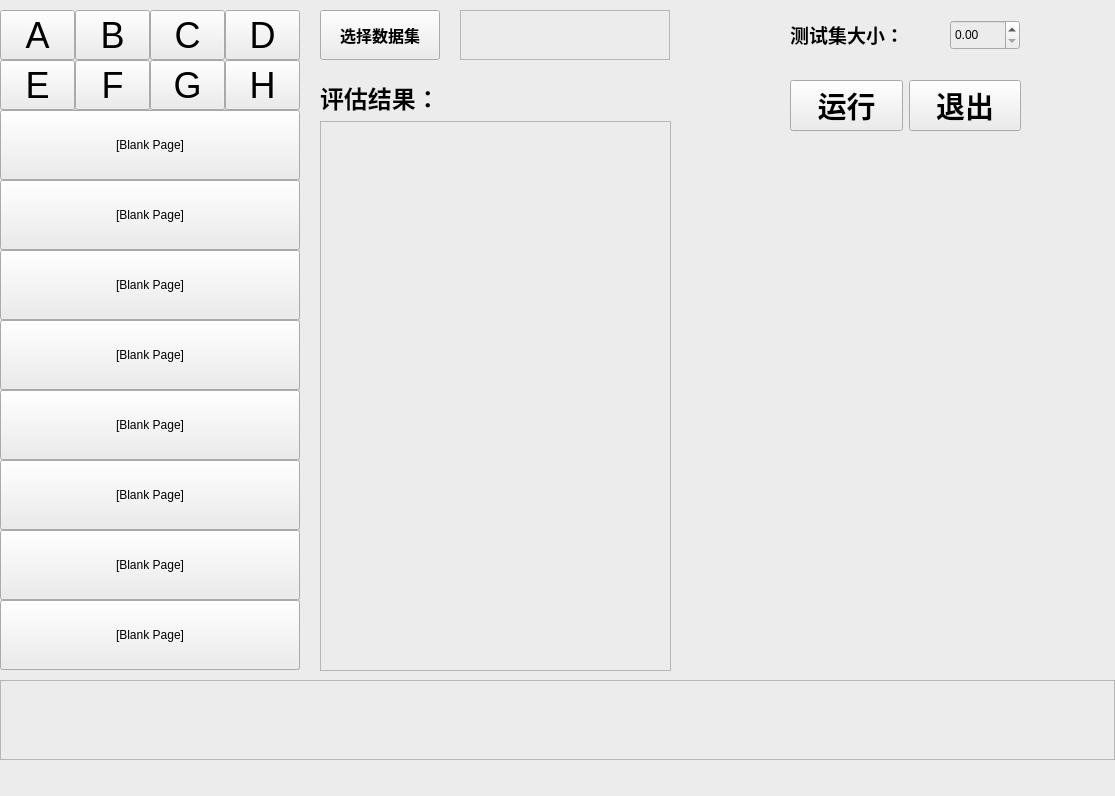
<?xml version="1.0" encoding="UTF-8"?>
<ui version="4.0">
 <class>MainWindow</class>
 <widget class="QMainWindow" name="MainWindow">
  <property name="geometry">
   <rect>
    <x>0</x>
    <y>0</y>
    <width>1115</width>
    <height>796</height>
   </rect>
  </property>
  <property name="maximumSize">
   <size>
    <width>1115</width>
    <height>796</height>
   </size>
  </property>
  <property name="windowTitle">
   <string>线性回归</string>
  </property>
  <property name="styleSheet">
   <string notr="true">background-color: rgb(236, 236, 236);</string>
  </property>
  <widget class="QWidget" name="centralwidget">
   <widget class="QLabel" name="lbl_img">
    <property name="geometry">
     <rect>
      <x>680</x>
      <y>170</y>
      <width>420</width>
      <height>500</height>
     </rect>
    </property>
    <property name="mouseTracking">
     <bool>true</bool>
    </property>
    <property name="styleSheet">
     <string notr="true">border-color: rgb(211, 211, 211);</string>
    </property>
    <property name="text">
     <string/>
    </property>
    <property name="scaledContents">
     <bool>true</bool>
    </property>
   </widget>
   <widget class="QGroupBox" name="group_9_to_16">
    <property name="geometry">
     <rect>
      <x>0</x>
      <y>110</y>
      <width>300</width>
      <height>560</height>
     </rect>
    </property>
    <widget class="QPushButton" name="pushButton_16">
     <property name="geometry">
      <rect>
       <x>0</x>
       <y>490</y>
       <width>300</width>
       <height>70</height>
      </rect>
     </property>
     <property name="maximumSize">
      <size>
       <width>400</width>
       <height>100</height>
      </size>
     </property>
     <property name="font">
      <font>
       <family>Arial</family>
       <pointsize>9</pointsize>
      </font>
     </property>
     <property name="mouseTracking">
      <bool>false</bool>
     </property>
     <property name="styleSheet">
      <string notr="true">border-color: rgb(198, 198, 198);</string>
     </property>
     <property name="inputMethodHints">
      <set>Qt::ImhNone</set>
     </property>
     <property name="text">
      <string>[Blank Page]</string>
     </property>
     <property name="iconSize">
      <size>
       <width>20</width>
       <height>20</height>
      </size>
     </property>
     <property name="autoExclusive">
      <bool>false</bool>
     </property>
     <property name="autoRepeatDelay">
      <number>300</number>
     </property>
    </widget>
    <widget class="QPushButton" name="pushButton_15">
     <property name="geometry">
      <rect>
       <x>0</x>
       <y>420</y>
       <width>300</width>
       <height>70</height>
      </rect>
     </property>
     <property name="maximumSize">
      <size>
       <width>400</width>
       <height>100</height>
      </size>
     </property>
     <property name="font">
      <font>
       <family>Arial</family>
       <pointsize>9</pointsize>
      </font>
     </property>
     <property name="mouseTracking">
      <bool>false</bool>
     </property>
     <property name="styleSheet">
      <string notr="true">border-color: rgb(198, 198, 198);</string>
     </property>
     <property name="inputMethodHints">
      <set>Qt::ImhNone</set>
     </property>
     <property name="text">
      <string>[Blank Page]</string>
     </property>
     <property name="iconSize">
      <size>
       <width>20</width>
       <height>20</height>
      </size>
     </property>
     <property name="autoExclusive">
      <bool>false</bool>
     </property>
     <property name="autoRepeatDelay">
      <number>300</number>
     </property>
    </widget>
    <widget class="QPushButton" name="pushButton_14">
     <property name="geometry">
      <rect>
       <x>0</x>
       <y>350</y>
       <width>300</width>
       <height>70</height>
      </rect>
     </property>
     <property name="maximumSize">
      <size>
       <width>400</width>
       <height>100</height>
      </size>
     </property>
     <property name="font">
      <font>
       <family>Arial</family>
       <pointsize>9</pointsize>
      </font>
     </property>
     <property name="mouseTracking">
      <bool>false</bool>
     </property>
     <property name="styleSheet">
      <string notr="true">border-color: rgb(198, 198, 198);</string>
     </property>
     <property name="inputMethodHints">
      <set>Qt::ImhNone</set>
     </property>
     <property name="text">
      <string>[Blank Page]</string>
     </property>
     <property name="iconSize">
      <size>
       <width>20</width>
       <height>20</height>
      </size>
     </property>
     <property name="autoExclusive">
      <bool>false</bool>
     </property>
     <property name="autoRepeatDelay">
      <number>300</number>
     </property>
    </widget>
    <widget class="QPushButton" name="pushButton_11">
     <property name="geometry">
      <rect>
       <x>0</x>
       <y>140</y>
       <width>300</width>
       <height>70</height>
      </rect>
     </property>
     <property name="maximumSize">
      <size>
       <width>400</width>
       <height>100</height>
      </size>
     </property>
     <property name="font">
      <font>
       <family>Arial</family>
       <pointsize>9</pointsize>
      </font>
     </property>
     <property name="mouseTracking">
      <bool>false</bool>
     </property>
     <property name="styleSheet">
      <string notr="true">border-color: rgb(198, 198, 198);</string>
     </property>
     <property name="inputMethodHints">
      <set>Qt::ImhNone</set>
     </property>
     <property name="text">
      <string>[Blank Page]</string>
     </property>
     <property name="iconSize">
      <size>
       <width>20</width>
       <height>20</height>
      </size>
     </property>
     <property name="autoExclusive">
      <bool>false</bool>
     </property>
     <property name="autoRepeatDelay">
      <number>300</number>
     </property>
    </widget>
    <widget class="QPushButton" name="pushButton_13">
     <property name="geometry">
      <rect>
       <x>0</x>
       <y>280</y>
       <width>300</width>
       <height>70</height>
      </rect>
     </property>
     <property name="maximumSize">
      <size>
       <width>400</width>
       <height>100</height>
      </size>
     </property>
     <property name="font">
      <font>
       <family>Arial</family>
       <pointsize>9</pointsize>
      </font>
     </property>
     <property name="mouseTracking">
      <bool>false</bool>
     </property>
     <property name="styleSheet">
      <string notr="true">border-color: rgb(198, 198, 198);</string>
     </property>
     <property name="inputMethodHints">
      <set>Qt::ImhNone</set>
     </property>
     <property name="text">
      <string>[Blank Page]</string>
     </property>
     <property name="iconSize">
      <size>
       <width>20</width>
       <height>20</height>
      </size>
     </property>
     <property name="autoExclusive">
      <bool>false</bool>
     </property>
     <property name="autoRepeatDelay">
      <number>300</number>
     </property>
    </widget>
    <widget class="QPushButton" name="pushButton_10">
     <property name="geometry">
      <rect>
       <x>0</x>
       <y>70</y>
       <width>300</width>
       <height>70</height>
      </rect>
     </property>
     <property name="maximumSize">
      <size>
       <width>400</width>
       <height>100</height>
      </size>
     </property>
     <property name="font">
      <font>
       <family>Arial</family>
       <pointsize>9</pointsize>
      </font>
     </property>
     <property name="mouseTracking">
      <bool>false</bool>
     </property>
     <property name="styleSheet">
      <string notr="true">border-color: rgb(198, 198, 198);</string>
     </property>
     <property name="inputMethodHints">
      <set>Qt::ImhNone</set>
     </property>
     <property name="text">
      <string>[Blank Page]</string>
     </property>
     <property name="iconSize">
      <size>
       <width>20</width>
       <height>20</height>
      </size>
     </property>
     <property name="autoExclusive">
      <bool>false</bool>
     </property>
     <property name="autoRepeatDelay">
      <number>300</number>
     </property>
    </widget>
    <widget class="QPushButton" name="pushButton_9">
     <property name="geometry">
      <rect>
       <x>0</x>
       <y>0</y>
       <width>300</width>
       <height>70</height>
      </rect>
     </property>
     <property name="maximumSize">
      <size>
       <width>400</width>
       <height>100</height>
      </size>
     </property>
     <property name="font">
      <font>
       <family>Arial</family>
       <pointsize>9</pointsize>
      </font>
     </property>
     <property name="mouseTracking">
      <bool>false</bool>
     </property>
     <property name="styleSheet">
      <string notr="true">border-color: rgb(198, 198, 198);</string>
     </property>
     <property name="inputMethodHints">
      <set>Qt::ImhNone</set>
     </property>
     <property name="text">
      <string>[Blank Page]</string>
     </property>
     <property name="iconSize">
      <size>
       <width>20</width>
       <height>20</height>
      </size>
     </property>
     <property name="autoExclusive">
      <bool>false</bool>
     </property>
     <property name="autoRepeatDelay">
      <number>300</number>
     </property>
    </widget>
    <widget class="QPushButton" name="pushButton_12">
     <property name="geometry">
      <rect>
       <x>0</x>
       <y>210</y>
       <width>300</width>
       <height>70</height>
      </rect>
     </property>
     <property name="maximumSize">
      <size>
       <width>400</width>
       <height>100</height>
      </size>
     </property>
     <property name="font">
      <font>
       <family>Arial</family>
       <pointsize>9</pointsize>
      </font>
     </property>
     <property name="mouseTracking">
      <bool>false</bool>
     </property>
     <property name="styleSheet">
      <string notr="true">border-color: rgb(198, 198, 198);</string>
     </property>
     <property name="inputMethodHints">
      <set>Qt::ImhNone</set>
     </property>
     <property name="text">
      <string>[Blank Page]</string>
     </property>
     <property name="iconSize">
      <size>
       <width>20</width>
       <height>20</height>
      </size>
     </property>
     <property name="autoExclusive">
      <bool>false</bool>
     </property>
     <property name="autoRepeatDelay">
      <number>300</number>
     </property>
    </widget>
   </widget>
   <widget class="QWidget" name="layoutWidget">
    <property name="geometry">
     <rect>
      <x>320</x>
      <y>80</y>
      <width>351</width>
      <height>591</height>
     </rect>
    </property>
    <layout class="QVBoxLayout" name="verticalLayout">
     <item>
      <widget class="QLabel" name="label_4">
       <property name="styleSheet">
        <string notr="true">border-bottom-color: rgb(211, 211, 211);</string>
       </property>
       <property name="text">
        <string>&lt;html&gt;&lt;head/&gt;&lt;body&gt;&lt;p&gt;&lt;span style=&quot; font-size:18pt; font-weight:600;&quot;&gt;评估结果：&lt;/span&gt;&lt;/p&gt;&lt;/body&gt;&lt;/html&gt;</string>
       </property>
      </widget>
     </item>
     <item>
      <widget class="QTextBrowser" name="textBrowser">
       <property name="styleSheet">
        <string notr="true">border-color: rgb(211, 211, 211);</string>
       </property>
      </widget>
     </item>
    </layout>
   </widget>
   <widget class="QWidget" name="layoutWidget">
    <property name="geometry">
     <rect>
      <x>790</x>
      <y>70</y>
      <width>231</width>
      <height>71</height>
     </rect>
    </property>
    <layout class="QHBoxLayout" name="horizontalLayout_2">
     <item>
      <widget class="QPushButton" name="btn_train">
       <property name="font">
        <font>
         <pointsize>22</pointsize>
         <weight>75</weight>
         <bold>true</bold>
        </font>
       </property>
       <property name="text">
        <string>运行</string>
       </property>
      </widget>
     </item>
     <item>
      <widget class="QPushButton" name="btn_exit">
       <property name="font">
        <font>
         <pointsize>22</pointsize>
         <weight>75</weight>
         <bold>true</bold>
        </font>
       </property>
       <property name="text">
        <string>退出</string>
       </property>
      </widget>
     </item>
    </layout>
   </widget>
   <widget class="QGroupBox" name="group_A_to_H">
    <property name="geometry">
     <rect>
      <x>0</x>
      <y>10</y>
      <width>300</width>
      <height>100</height>
     </rect>
    </property>
    <property name="sizePolicy">
     <sizepolicy hsizetype="Preferred" vsizetype="Preferred">
      <horstretch>0</horstretch>
      <verstretch>0</verstretch>
     </sizepolicy>
    </property>
    <property name="styleSheet">
     <string notr="true">selection-background-color: rgb(255, 255, 0);</string>
    </property>
    <widget class="QPushButton" name="pushButton_A">
     <property name="geometry">
      <rect>
       <x>0</x>
       <y>0</y>
       <width>75</width>
       <height>50</height>
      </rect>
     </property>
     <property name="maximumSize">
      <size>
       <width>16777215</width>
       <height>16777215</height>
      </size>
     </property>
     <property name="font">
      <font>
       <pointsize>27</pointsize>
      </font>
     </property>
     <property name="text">
      <string>A</string>
     </property>
     <property name="checkable">
      <bool>false</bool>
     </property>
     <property name="autoRepeat">
      <bool>false</bool>
     </property>
     <property name="autoExclusive">
      <bool>false</bool>
     </property>
     <property name="autoDefault">
      <bool>false</bool>
     </property>
    </widget>
    <widget class="QPushButton" name="pushButton_B">
     <property name="geometry">
      <rect>
       <x>75</x>
       <y>0</y>
       <width>75</width>
       <height>50</height>
      </rect>
     </property>
     <property name="font">
      <font>
       <pointsize>27</pointsize>
      </font>
     </property>
     <property name="text">
      <string>B</string>
     </property>
     <property name="checkable">
      <bool>false</bool>
     </property>
     <property name="autoRepeat">
      <bool>false</bool>
     </property>
     <property name="autoExclusive">
      <bool>false</bool>
     </property>
     <property name="autoDefault">
      <bool>false</bool>
     </property>
    </widget>
    <widget class="QPushButton" name="pushButton_C">
     <property name="geometry">
      <rect>
       <x>150</x>
       <y>0</y>
       <width>75</width>
       <height>50</height>
      </rect>
     </property>
     <property name="font">
      <font>
       <pointsize>27</pointsize>
      </font>
     </property>
     <property name="text">
      <string>C</string>
     </property>
     <property name="checkable">
      <bool>false</bool>
     </property>
     <property name="autoRepeat">
      <bool>false</bool>
     </property>
     <property name="autoExclusive">
      <bool>false</bool>
     </property>
     <property name="autoDefault">
      <bool>false</bool>
     </property>
    </widget>
    <widget class="QPushButton" name="pushButton_D">
     <property name="geometry">
      <rect>
       <x>225</x>
       <y>0</y>
       <width>75</width>
       <height>50</height>
      </rect>
     </property>
     <property name="font">
      <font>
       <pointsize>27</pointsize>
      </font>
     </property>
     <property name="styleSheet">
      <string notr="true">selection-color: rgb(255, 255, 0);
selection-background-color: rgb(255, 255, 0);</string>
     </property>
     <property name="text">
      <string>D</string>
     </property>
     <property name="checkable">
      <bool>false</bool>
     </property>
     <property name="autoRepeat">
      <bool>false</bool>
     </property>
     <property name="autoExclusive">
      <bool>false</bool>
     </property>
     <property name="autoDefault">
      <bool>false</bool>
     </property>
    </widget>
    <widget class="QPushButton" name="pushButton_E">
     <property name="geometry">
      <rect>
       <x>0</x>
       <y>50</y>
       <width>75</width>
       <height>50</height>
      </rect>
     </property>
     <property name="font">
      <font>
       <pointsize>27</pointsize>
      </font>
     </property>
     <property name="text">
      <string>E</string>
     </property>
     <property name="checkable">
      <bool>false</bool>
     </property>
     <property name="autoRepeat">
      <bool>false</bool>
     </property>
     <property name="autoExclusive">
      <bool>false</bool>
     </property>
     <property name="autoDefault">
      <bool>false</bool>
     </property>
    </widget>
    <widget class="QPushButton" name="pushButton_F">
     <property name="geometry">
      <rect>
       <x>75</x>
       <y>50</y>
       <width>75</width>
       <height>50</height>
      </rect>
     </property>
     <property name="font">
      <font>
       <pointsize>27</pointsize>
      </font>
     </property>
     <property name="text">
      <string>F</string>
     </property>
     <property name="checkable">
      <bool>false</bool>
     </property>
     <property name="autoRepeat">
      <bool>false</bool>
     </property>
     <property name="autoExclusive">
      <bool>false</bool>
     </property>
     <property name="autoDefault">
      <bool>false</bool>
     </property>
    </widget>
    <widget class="QPushButton" name="pushButton_G">
     <property name="geometry">
      <rect>
       <x>150</x>
       <y>50</y>
       <width>75</width>
       <height>50</height>
      </rect>
     </property>
     <property name="font">
      <font>
       <pointsize>27</pointsize>
      </font>
     </property>
     <property name="text">
      <string>G</string>
     </property>
     <property name="checkable">
      <bool>false</bool>
     </property>
     <property name="autoRepeat">
      <bool>false</bool>
     </property>
     <property name="autoExclusive">
      <bool>false</bool>
     </property>
     <property name="autoDefault">
      <bool>false</bool>
     </property>
    </widget>
    <widget class="QPushButton" name="pushButton_H">
     <property name="geometry">
      <rect>
       <x>225</x>
       <y>50</y>
       <width>75</width>
       <height>50</height>
      </rect>
     </property>
     <property name="font">
      <font>
       <pointsize>27</pointsize>
      </font>
     </property>
     <property name="text">
      <string>H</string>
     </property>
     <property name="checkable">
      <bool>false</bool>
     </property>
     <property name="autoRepeat">
      <bool>false</bool>
     </property>
     <property name="autoExclusive">
      <bool>false</bool>
     </property>
     <property name="autoDefault">
      <bool>false</bool>
     </property>
    </widget>
   </widget>
   <widget class="QPushButton" name="btn_openFile">
    <property name="geometry">
     <rect>
      <x>320</x>
      <y>10</y>
      <width>120</width>
      <height>50</height>
     </rect>
    </property>
    <property name="font">
     <font>
      <pointsize>12</pointsize>
      <weight>75</weight>
      <bold>true</bold>
     </font>
    </property>
    <property name="cursor">
     <cursorShape>OpenHandCursor</cursorShape>
    </property>
    <property name="text">
     <string>选择数据集</string>
    </property>
   </widget>
   <widget class="QDoubleSpinBox" name="LinearRegression_testsize">
    <property name="geometry">
     <rect>
      <x>950</x>
      <y>20</y>
      <width>70</width>
      <height>30</height>
     </rect>
    </property>
    <property name="font">
     <font>
      <pointsize>9</pointsize>
     </font>
    </property>
    <property name="maximum">
     <double>1.000000000000000</double>
    </property>
    <property name="singleStep">
     <double>0.100000000000000</double>
    </property>
   </widget>
   <widget class="QTextBrowser" name="result_img_path">
    <property name="geometry">
     <rect>
      <x>0</x>
      <y>680</y>
      <width>1115</width>
      <height>80</height>
     </rect>
    </property>
    <property name="font">
     <font>
      <pointsize>26</pointsize>
      <weight>75</weight>
      <bold>true</bold>
     </font>
    </property>
   </widget>
   <widget class="QTextBrowser" name="dataset_name">
    <property name="geometry">
     <rect>
      <x>460</x>
      <y>10</y>
      <width>210</width>
      <height>50</height>
     </rect>
    </property>
    <property name="font">
     <font>
      <pointsize>14</pointsize>
      <weight>75</weight>
      <bold>true</bold>
     </font>
    </property>
    <property name="styleSheet">
     <string notr="true">border-color: rgb(255, 255, 255);</string>
    </property>
   </widget>
   <widget class="QLabel" name="label_3">
    <property name="geometry">
     <rect>
      <x>790</x>
      <y>20</y>
      <width>140</width>
      <height>30</height>
     </rect>
    </property>
    <property name="text">
     <string>&lt;html&gt;&lt;head/&gt;&lt;body&gt;&lt;p&gt;&lt;span style=&quot; font-size:14pt; font-weight:600;&quot;&gt;测试集大小：&lt;/span&gt;&lt;/p&gt;&lt;/body&gt;&lt;/html&gt;</string>
    </property>
   </widget>
  </widget>
  <widget class="QMenuBar" name="menubar">
   <property name="geometry">
    <rect>
     <x>0</x>
     <y>0</y>
     <width>1115</width>
     <height>26</height>
    </rect>
   </property>
  </widget>
  <widget class="QStatusBar" name="statusbar"/>
 </widget>
 <resources/>
 <connections/>
</ui>
